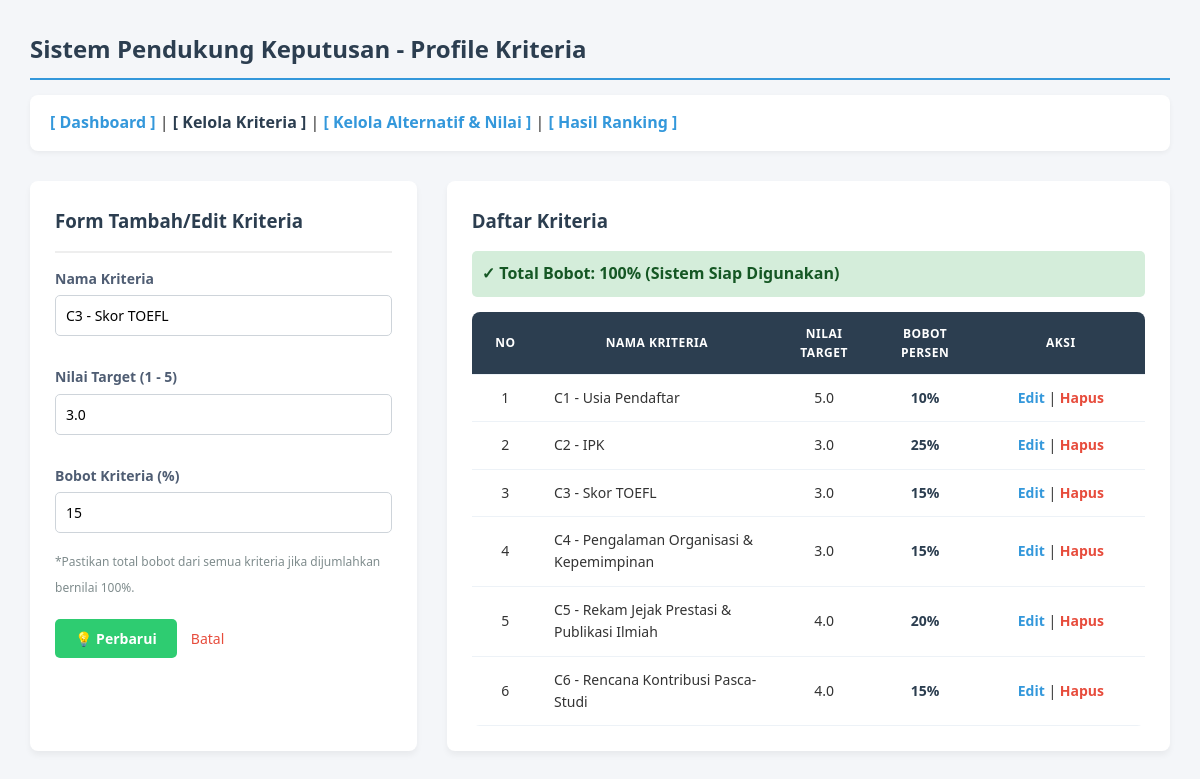
Screenshot of /kriteria.php?edit=3 with the database file from the repository.
### tables this page shows
CREATE TABLE `kriteria` (
  `id_kriteria` int(11) NOT NULL,
  `nama_kriteria` varchar(255) NOT NULL,
  `nilai_target` decimal(3,1) NOT NULL,
  `bobot_kriteria` int(3) NOT NULL
);

### kriteria.php (the view, shortened to what this page needs)
<?php
include 'koneksi.php';
$edit_data = ['id_kriteria' => '', 'nama_kriteria' => '', 'nilai_target' => '', 'bobot_kriteria' => ''];
if (isset($_GET['edit'])) {
    $id_edit = $_GET['edit'];
    $res = mysqli_query($conn, "SELECT * FROM kriteria WHERE id_kriteria='$id_edit'");
    $edit_data = mysqli_fetch_assoc($res);
}
$check_bobot = mysqli_query($conn, "SELECT SUM(bobot_kriteria) as total FROM kriteria");
$row_bobot = mysqli_fetch_assoc($check_bobot);
$total_persen_sekarang = $row_bobot['total'] ?? 0;
?>
<!DOCTYPE html>
<html>
<head>
    <link rel="stylesheet" type="text/css" href="style.css">
</head>
<body>
    <h1>Sistem Pendukung Keputusan - Profile Kriteria</h1>
    <nav>
        <a href="index.php">[ Dashboard ]</a> |
        <a href="kriteria.php" style="color: #2c3e50;"> <b>[ Kelola Kriteria ]</b></a> |
        <a href="alternatif.php">[ Kelola Alternatif & Nilai ]</a> |
        <a href="ranking.php">[ Hasil Ranking ]</a>
    </nav>
    <div class="container">
        <?php include 'form_kriteria.php'; ?>
        <div class="box box-large">
            <h3>Daftar Kriteria</h3>
            <?php if($total_persen_sekarang == 100): ?>
                <div style="background:#d4edda; color:#155724; padding:10px; border-radius:5px; margin-bottom:15px; font-weight:bold;">
                    ✓ Total Bobot: 100% (Sistem Siap Digunakan)
                </div>
            <?php else: ?>
                <div style="background:#fff3cd; color:#856404; padding:10px; border-radius:5px; margin-bottom:15px; font-weight:bold;">
                    ⚠️ Total Bobot Saat Ini: <?= $total_persen_sekarang; ?>% (Harus bernilai 100% agar hasil akurat!)
                </div>
            <?php endif; ?>
            <table>
                <tr>
                    <th width="10%">No</th>
                    <th>Nama Kriteria</th>
                    <th>Nilai Target</th>
                    <th>Bobot Persen</th>
                    <th width="25%">Aksi</th>
                </tr>
                <?php
                $no = 1;
                $query = mysqli_query($conn, "SELECT * FROM kriteria");
                while ($row = mysqli_fetch_assoc($query)) {
                    echo "<tr>
                            <td>{$no}</td>
                            <td style='text-align:left;'>{$row['nama_kriteria']}</td>
                            <td>{$row['nilai_target']}</td>
                            <td><b>{$row['bobot_kriteria']}%</b></td>
                            <td>
                                <a href='kriteria.php?edit={$row['id_kriteria']}' class='btn-edit'>Edit</a> |
                                <a href='hapus.php?type=kriteria&id={$row['id_kriteria']}' class='btn-hapus' onclick='return confirm(\"Hapus?\")'>Hapus</a>
                            </td>
                          </tr>";
                    $no++;
                }
                ?>
            </table>
        </div>
    </div>
</body>
</html>

### form_kriteria.php (shortened to what this page needs)
<div class="box">
    <h3>Form Tambah/Edit Kriteria</h3>
    <hr style="margin-bottom: 15px; border: 1px solid #eee;">
    <form method="POST" action="kriteria.php">
        <div class="form-group" style="margin-bottom: 15px;">
            <label style="display: block; font-weight: 600; margin-bottom: 5px; color: #4f5d73; font-size: 14px;">Nama Kriteria</label>
            <input type="text" name="nama_kriteria" value="<?= isset($edit_data) ? $edit_data['nama_kriteria'] : ''; ?>" style="width: 100%; padding: 10px; border: 1px solid #ced4da; border-radius: 5px;" required>
        </div>
        <div class="form-group" style="margin-bottom: 15px;">
            <label style="display: block; font-weight: 600; margin-bottom: 5px; color: #4f5d73; font-size: 14px;">Nilai Target (1 - 5)</label>
            <input type="number"
                id="nilai_target"
                name="nilai_target"
                min="1"
                max="5"
                step="0.1"
                placeholder="Contoh: 4.5"
                value="<?= isset($edit_data) ? $edit_data['nilai_target'] : ''; ?>"
                style="width: 100%; padding: 10px; border: 1px solid #ced4da; border-radius: 5px; font-size: 14px;"
                required>
        </div>
        <div class="form-group" style="margin-bottom: 20px;">
            <label style="display: block; font-weight: 600; margin-bottom: 5px; color: #4f5d73; font-size: 14px;">Bobot Kriteria (%)</label>
            <input type="number" name="bobot_kriteria" min="1" max="100" placeholder="Contoh: 25" value="<?= isset($edit_data) ? $edit_data['bobot_kriteria'] : ''; ?>" style="width: 100%; padding: 10px; border: 1px solid #ced4da; border-radius: 5px;" required>
            <small style="color: #7f8c8d; font-size: 12px;">*Pastikan total bobot dari semua kriteria jika dijumlahkan bernilai 100%.</small>
        </div>
        <div class="form-actions">
            <button type="submit" name="simpan" class="btn-simpan"><?= isset($_GET['edit']) ? '💡 Perbarui' : '➕ Tambah' ?></button>
            <?php if (isset($_GET['edit'])): ?> <a href="kriteria.php">Batal</a> <?php endif; ?>
        </div>
    </form>
</div>

### style.css (style rules this page uses)
* { margin: 0; padding: 0; box-sizing: border-box; font-family: 'Segoe UI', Tahoma, Geneva, Verdana, sans-serif; }
body { background-color: #f4f6f9; color: #333; padding: 30px; line-height: 1.6; }
h1, h2, h3, h4 { color: #2c3e50; margin-bottom: 15px; }
h1 { font-size: 24px; border-bottom: 2px solid #3498db; padding-bottom: 10px; }
nav { margin-bottom: 30px; background: #fff; padding: 15px 20px; border-radius: 8px; box-shadow: 0 2px 5px rgba(0,0,0,0.05); }
nav a { text-decoration: none; color: #3498db; font-weight: 600; transition: color 0.3s ease; }
.container { display: flex; flex-wrap: wrap; gap: 30px; margin-top: 20px; }
.box { background: #fff; padding: 25px; border-radius: 8px; box-shadow: 0 4px 6px rgba(0,0,0,0.05); flex: 1; min-width: 300px; }
.box-large { flex: 2; min-width: 500px; }
form label { display: block; font-weight: 600; margin-bottom: 5px; color: #4f5d73; font-size: 14px; }
form input[type="text"], form input[type="number"] { width: 100%; padding: 10px; margin-bottom: 15px; border: 1px solid #ced4da; border-radius: 5px; font-size: 14px; transition: border-color 0.2s; }
button[type="submit"] { background: #2ecc71; color: white; border: none; padding: 10px 20px; font-size: 14px; font-weight: bold; border-radius: 5px; cursor: pointer; transition: background 0.2s; }
form a { color: #e74c3c; text-decoration: none; margin-left: 10px; font-size: 14px; }
table { width: 100%; border-collapse: collapse; margin-top: 15px; background: #fff; border-radius: 8px; overflow: hidden; }
th, td { padding: 12px 15px; text-align: center; border-bottom: 1px solid #edf2f7; font-size: 14px; }
th { background-color: #2c3e50; color: #ffffff; font-weight: 600; text-transform: uppercase; font-size: 12px; letter-spacing: 0.5px; }
td b { color: #2c3e50; }
.btn-edit { color: #3498db; text-decoration: none; font-weight: 600; }
.btn-hapus { color: #e74c3c; text-decoration: none; font-weight: 600; }

### rows the page displays
kriteria: nama_kriteria "C3 - Skor TOEFL", nilai_target "3.0", bobot_kriteria "15"
kriteria: nama_kriteria "C1 - Usia Pendaftar", nilai_target "5.0", bobot_kriteria "10"
kriteria: nama_kriteria "C2 - IPK", nilai_target "3.0", bobot_kriteria "25"
kriteria: nama_kriteria "C4 - Pengalaman Organisasi & Kepemimpinan", nilai_target "3.0", bobot_kriteria "15"
kriteria: nama_kriteria "C5 - Rekam Jejak Prestasi & Publikasi Ilmiah", nilai_target "4.0", bobot_kriteria "20"
kriteria: nama_kriteria "C6 - Rencana Kontribusi Pasca-Studi", nilai_target "4.0", bobot_kriteria "15"
